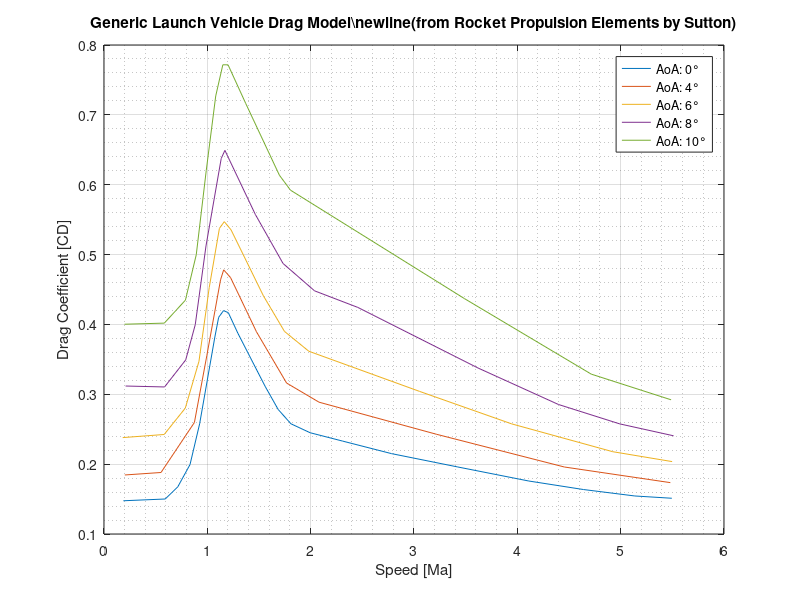

Source code (MATLAB): (Note: this script raises an error after producing the figure.)
% Tabulates graph data acquired from image: mach_cd_graph_sutton.jpg by grabit.
% Bahadir Onur Guduru
% 19.11.2023


clear all

% Load
load("drag_graph_data.mat")

% Plot and inspect the graph data
plot(aoa0(:,1),aoa0(:,2))
hold on
plot(aoa4(:,1),aoa4(:,2))
plot(aoa6(:,1),aoa6(:,2))
plot(aoa8(:,1),aoa8(:,2))
plot(aoa10(:,1),aoa10(:,2))
ylabel('Drag Coefficient [CD]')
title('Generic Launch Vehicle Drag Model\newline(from Rocket Propulsion Elements by Sutton)')
xlabel('Speed [Ma]')
grid on; grid minor;
legend('AoA: 0°','AoA: 4°','AoA: 6°','AoA: 8°','AoA: 10°')
hold off
set(gcf,"Color","white")
% Tabulate

drag_data.Speed_Ma=linspace(0,6);

drag_data.drag_coef_table=round([interp1(aoa0(:,1),aoa0(:,2),drag_data.Speed_Ma,"linear","extrap")
    interp1(aoa4(:,1),aoa4(:,2),drag_data.Speed_Ma,"linear","extrap")
    interp1(aoa6(:,1),aoa6(:,2),drag_data.Speed_Ma,"linear","extrap")
    interp1(aoa8(:,1),aoa8(:,2),drag_data.Speed_Ma,"linear","extrap")
    interp1(aoa10(:,1),aoa10(:,2),drag_data.Speed_Ma,"linear","extrap")],2)';

drag_data.alpha_deg=[0 4 6 8 10];

% Try
alpha_deg=3
Speed_Ma=1.2
coef_drag=interp2(drag_data.alpha_deg,drag_data.Speed_Ma,drag_data.drag_coef_table,alpha_deg,Speed_Ma)

% Save
save("drag_data.mat","drag_data")


